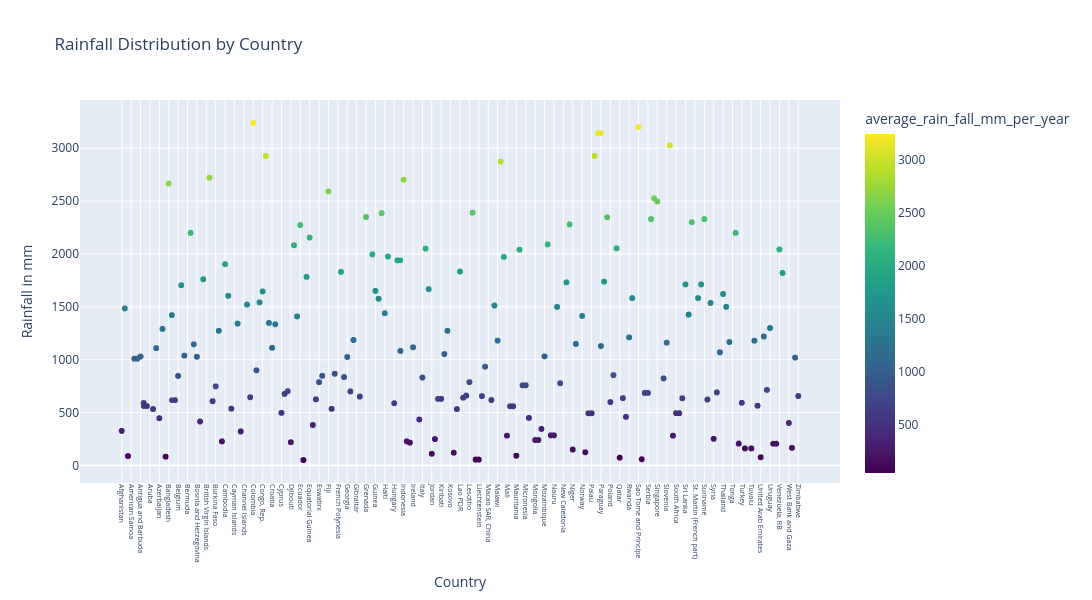

The notebook cell saved with this chart:
### Code cell
# Scatter plot — better dikhega is data ke liye
import plotly.express as px
fig = px.scatter(y2, x='area', y='average_rain_fall_mm_per_year',
                 color='average_rain_fall_mm_per_year',
                 color_continuous_scale='Viridis',
                 title='Rainfall Distribution by Country')

fig.update_layout(
    xaxis_title='Country',
    yaxis_title='Rainfall in mm',
    xaxis_tickangle=90,
    height=600,
    width=2100,
    xaxis_tickfont_size=7
)

fig.show()

### Figure 1 — Plotly figure (JSON) as saved in the notebook; plotly's stock layout.template omitted (floating-point values rounded to 4 significant figures; data arrays with more than 128 entries replaced by an {"elided": "..."} marker saying what was removed)
{"data": [{"hovertemplate": "area=%{x}<br>average_rain_fall_mm_per_year=%{marker.color}<extra></extra>", "legendgroup": "", "marker": {"color": {"elided": "6727 float values"}, "coloraxis": "coloraxis", "symbol": "circle"}, "mode": "markers", "name": "", "showlegend": false, "type": "scattergl", "x": {"elided": "6727 str values"}, "xaxis": "x", "y": {"elided": "6727 float values"}, "yaxis": "y"}], "layout": {"coloraxis": {"colorbar": {"title": {"text": "average_rain_fall_mm_per_year"}}, "colorscale": [[0, "#440154"], [0.1111, "#482878"], [0.2222, "#3e4989"], [0.3333, "#31688e"], [0.4444, "#26828e"], [0.5556, "#1f9e89"], [0.6667, "#35b779"], [0.7778, "#6ece58"], [0.8889, "#b5de2b"], [1, "#fde725"]]}, "height": 600, "legend": {"tracegroupgap": 0}, "title": {"text": "Rainfall Distribution by Country"}, "width": 2100, "xaxis": {"anchor": "y", "domain": [0, 1], "tickangle": 90, "tickfont": {"size": 7}, "title": {"text": "Country"}}, "yaxis": {"anchor": "x", "domain": [0, 1], "title": {"text": "Rainfall in mm"}}}}
